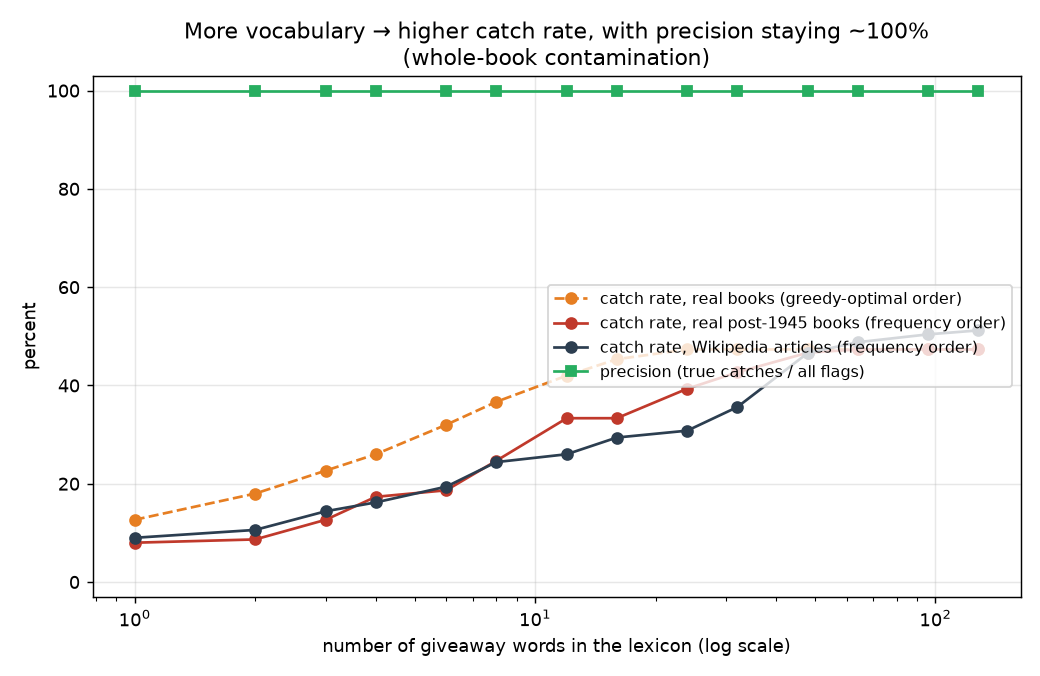

The script that saved this image:
"""
vocab_ablation.py — does a bigger giveaway-word list catch more impostors? (full-book dose)

Question: as we grow the lexicon from 1 word to all 128, how does the CATCH RATE (recall) on
whole post-1945 books change, and does PRECISION suffer? (Precision is already ~100%, so the
point is: extra vocab buys recall at no precision cost.)

Setup (whole-book contamination only):
  POSITIVES = whole modern documents -> real post-1945 LoC books (the actual threat) and whole
              Wikipedia articles (abundant cross-check).
  NEGATIVES = whole genuine pre-1929 LoC books.
  Each doc is scanned ONCE with the full 128-marker scanner -> the set of markers it contains.
  Ablation is then pure set logic: with the top-k words, a doc is "caught" iff its marker-set
  intersects the top-k set. Two orderings:
     frequency-ranked -> markers sorted by their post-1945 Ngram frequency (independent, the
                         order you'd actually deploy)
     greedy-optimal   -> repeatedly add the marker that catches the most still-missed books
                         (an oracle upper bound: "how few words could suffice")

Outputs: vocab_ablation.json + vocab_ablation.png. Caches scanned marker-sets so reruns are instant.
"""
import json, os, random, sys
from pathlib import Path
import numpy as np
import aho_scan as A
import matplotlib; matplotlib.use("Agg")
import matplotlib.pyplot as plt

HERE = Path(__file__).resolve().parent
try: sys.stdout.reconfigure(encoding="utf-8", errors="replace")
except Exception: pass
SEED = 20260629; random.seed(SEED)
N_NEG = 600; N_REAL = 150; N_WIKI = 500; SCAN_CAP = 12000
KS = [1, 2, 3, 4, 6, 8, 12, 16, 24, 32, 48, 64, 96, 128]
CACHE = HERE / "vocab_ablation_cache.json"


def hf_token():
    p = Path(r"D:\UZHechist Dropbox\Joachim Voth\claudecode\api\HF.txt")
    return p.read_text().strip() if p.exists() else os.getenv("HF_TOKEN")


def build_cache():
    tok = hf_token()
    os.environ["HF_HUB_DISABLE_SYMLINKS"] = "1"; os.environ["HF_HUB_DISABLE_SYMLINKS_WARNING"] = "1"
    if tok: os.environ["HF_TOKEN"] = tok
    from datasets import load_dataset
    markers, contexts = A.load_markers(); auto = A.build_automaton(markers)
    def found(text):
        return sorted({m for m, _ in A.scan_text(A.normalize(text[:200000]), auto, contexts)})

    print("streaming LoC-PD-Books (negatives + real modern positives) ...")
    neg, real = [], []
    ds = load_dataset("storytracer/LoC-PD-Books", split="train", streaming=True, token=tok)
    n = 0
    for rec in ds:
        if n >= SCAN_CAP or (len(neg) >= N_NEG and len(real) >= N_REAL): break
        n += 1
        yr, txt = rec.get("year"), A.doc_text(rec)
        if not isinstance(yr, int) or not txt: continue
        if yr <= 1929 and len(neg) < N_NEG: neg.append(found(txt))
        elif yr >= 1946 and len(real) < N_REAL: real.append(found(txt))
        if n % 1000 == 0: print(f"  {n}: neg={len(neg)} real_modern={len(real)}")
    print(f"  negatives={len(neg)}, real-modern positives={len(real)}")

    print("streaming Wikipedia (modern positives) ...")
    wiki = []
    dw = load_dataset("wikimedia/wikipedia", name="20231101.en", split="train",
                      streaming=True, token=tok)
    for i, r in enumerate(dw):
        if len(wiki) >= N_WIKI: break
        if r.get("text"): wiki.append(found(r["text"]))
    print(f"  wikipedia positives={len(wiki)}")

    cache = {"neg": neg, "real": real, "wiki": wiki, "markers": markers}
    CACHE.write_text(json.dumps(cache))
    return cache


def main():
    cache = json.loads(CACHE.read_text()) if CACHE.exists() else build_cache()
    neg = [set(f) for f in cache["neg"]]
    real = [set(f) for f in cache["real"]]
    wiki = [set(f) for f in cache["wiki"]]
    deployed = set(cache["markers"])
    print(f"\nloaded: neg={len(neg)} real={len(real)} wiki={len(wiki)} markers={len(deployed)}")

    # --- orderings ---
    meta = {m["term"].lower(): m for m in json.loads((HERE / "markers_1945.json").read_text())["markers"]}
    ranked_freq = sorted(deployed, key=lambda t: -meta.get(t, {}).get("post_mean", 0.0))
    # greedy-optimal on the real-modern positives
    order_g, covered = [], [False] * len(real)
    pool = set(deployed)
    while pool and not all(covered):
        best, gain = None, -1
        for m in pool:
            g = sum(1 for i, f in enumerate(real) if not covered[i] and m in f)
            if g > gain: best, gain = m, g
        if gain <= 0: break
        order_g.append(best); pool.discard(best)
        covered = [c or (best in real[i]) for i, c in enumerate(covered)]
    order_g += [m for m in ranked_freq if m not in order_g]   # leftovers in freq order

    def recall(found_sets, topset):
        return np.mean([bool(f & topset) for f in found_sets]) if found_sets else 0.0

    rows = []
    for k in KS:
        tf, tg = set(ranked_freq[:k]), set(order_g[:k])
        rr_f, rr_g = recall(real, tf), recall(real, tg)
        rw_f = recall(wiki, tf)
        fp = sum(bool(f & tf) for f in neg)
        tp = sum(bool(f & tf) for f in real)
        prec = tp / (tp + fp) if (tp + fp) else 1.0
        rows.append(dict(k=k, recall_real_freq=rr_f, recall_real_greedy=rr_g,
                         recall_wiki_freq=rw_f, false_pos=fp,
                         false_accusation_rate=fp / max(len(neg), 1), precision_real=prec))

    # --- report ---
    print("\n" + "=" * 86)
    print("VOCABULARY ABLATION — full-book contamination: catch rate vs #giveaway words")
    print("=" * 86)
    print(f"{'#words':>7}{'recall real (freq)':>20}{'recall real (greedy)':>22}"
          f"{'recall wiki':>13}{'false-pos':>11}{'precision':>11}")
    for r in rows:
        print(f"{r['k']:>7}{r['recall_real_freq']*100:>19.1f}%{r['recall_real_greedy']*100:>21.1f}%"
              f"{r['recall_wiki_freq']*100:>12.1f}%{r['false_pos']:>11}{r['precision_real']*100:>10.1f}%")
    print(f"\ngreedy: {sum(1 for r in rows)} ; first 12 greedy-optimal words: "
          f"{', '.join(order_g[:12])}")
    print(f"top-12 by frequency: {', '.join(ranked_freq[:12])}")

    # --- plot ---
    fig, ax1 = plt.subplots(figsize=(8, 5.2))
    ks = [r["k"] for r in rows]
    ax1.plot(ks, [r["recall_real_greedy"]*100 for r in rows], "--o", color="#e67e22",
             label="catch rate, real books (greedy-optimal order)")
    ax1.plot(ks, [r["recall_real_freq"]*100 for r in rows], "-o", color="#c0392b",
             label="catch rate, real post-1945 books (frequency order)")
    ax1.plot(ks, [r["recall_wiki_freq"]*100 for r in rows], "-o", color="#2c3e50",
             label="catch rate, Wikipedia articles (frequency order)")
    ax1.plot(ks, [r["precision_real"]*100 for r in rows], "-s", color="#27ae60",
             label="precision (true catches / all flags)")
    ax1.set_xscale("log"); ax1.set_xlabel("number of giveaway words in the lexicon (log scale)")
    ax1.set_ylabel("percent"); ax1.set_ylim(-3, 103)
    ax1.set_title("More vocabulary → higher catch rate, with precision staying ~100%\n"
                  "(whole-book contamination)")
    ax1.grid(alpha=.3); ax1.legend(loc="center right", fontsize=9); fig.tight_layout()
    fig.savefig(HERE / "vocab_ablation.png", dpi=130); plt.close()

    (HERE / "vocab_ablation.json").write_text(json.dumps(
        {"seed": SEED, "n_neg": len(neg), "n_real": len(real), "n_wiki": len(wiki),
         "ks": KS, "rows": rows,
         "greedy_first12": order_g[:12], "freq_first12": ranked_freq[:12]}, indent=2))
    print("\nsaved -> vocab_ablation.json, vocab_ablation.png")


if __name__ == "__main__":
    main()
